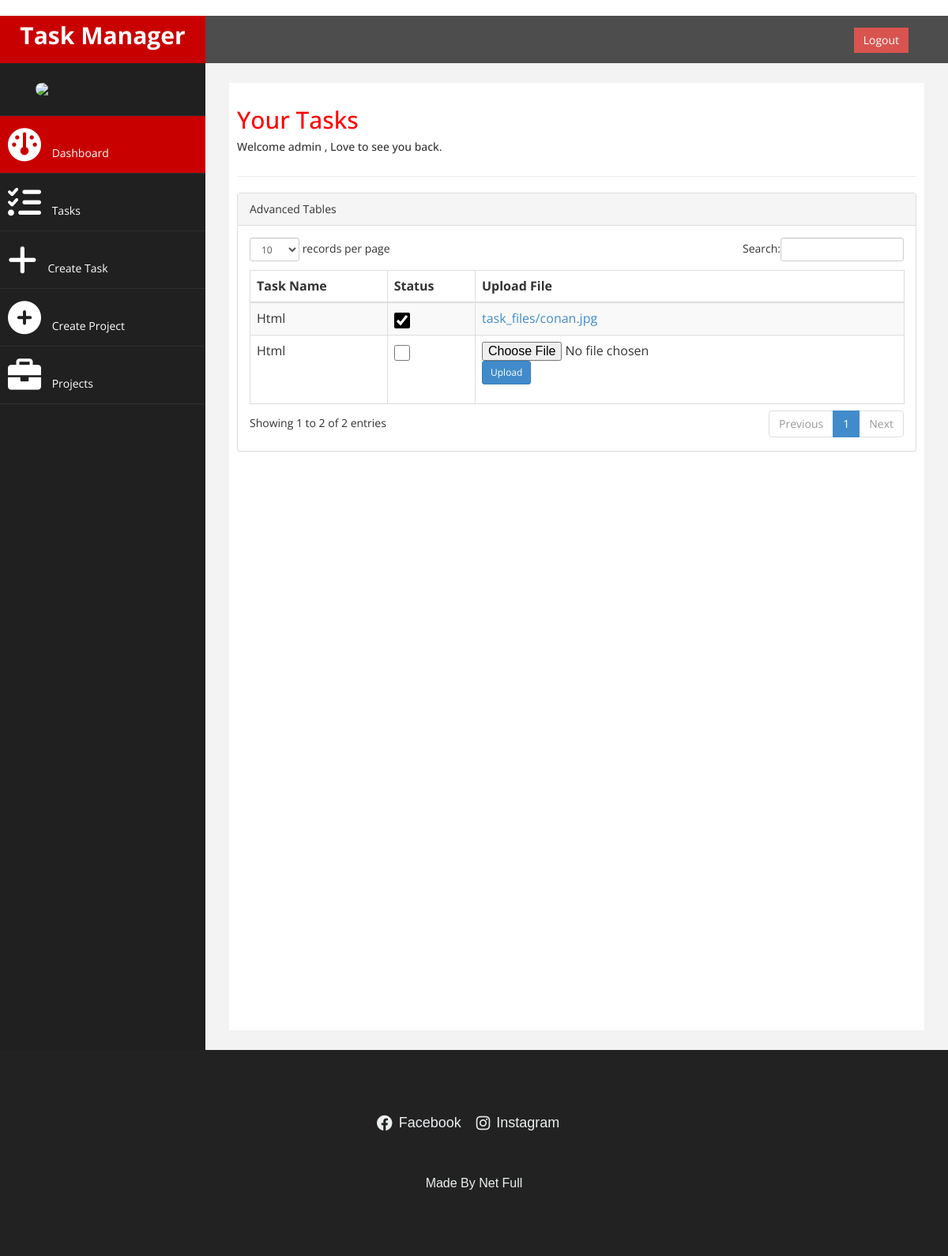
Page /tasks/ (signed in) on the earlier database version.
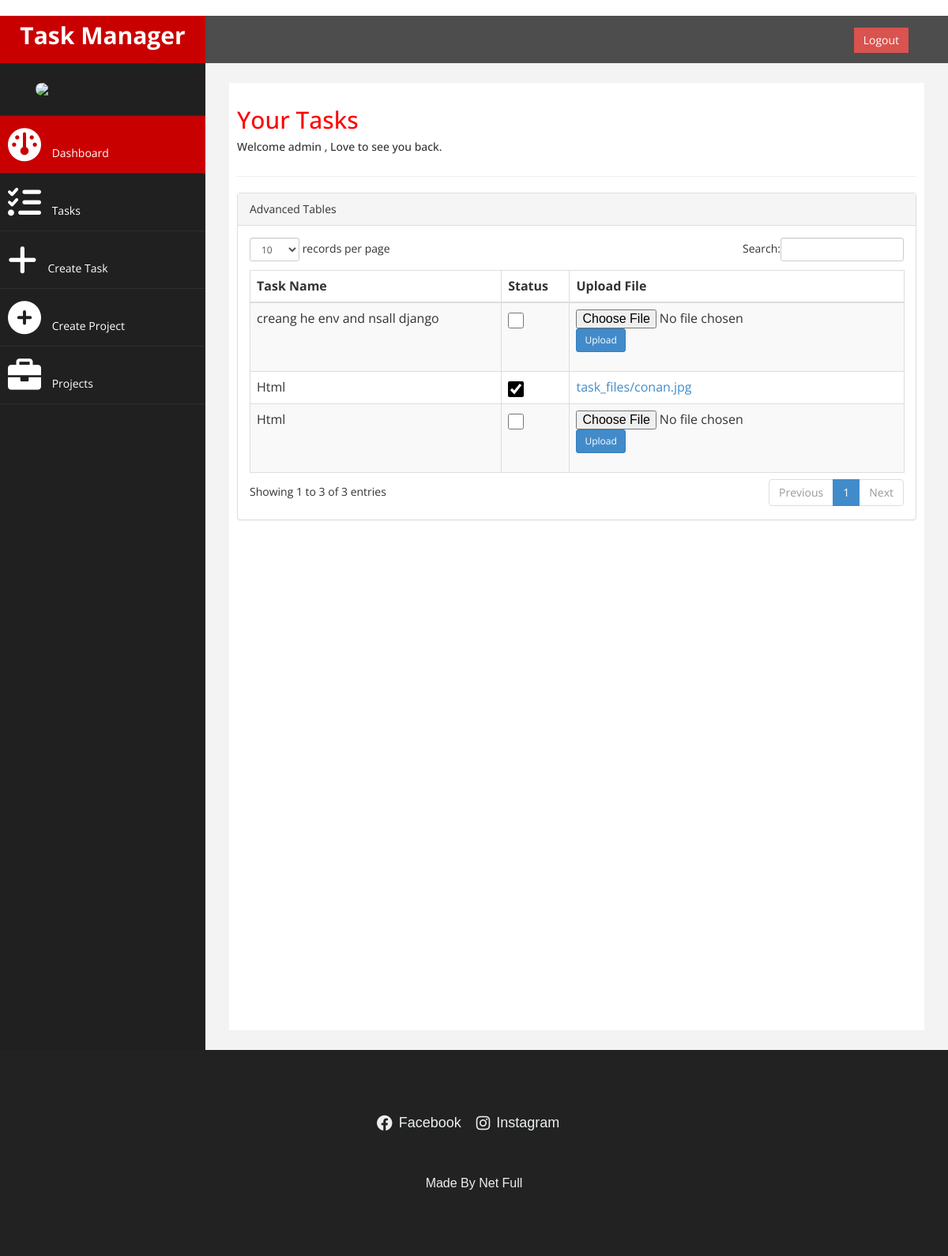
Same page on the later database version.
### welcome/models.py (models this page shows, shortened)
class ProUserTask(models.Model):
    user = models.ForeignKey(CustomUser, on_delete=models.CASCADE)  # Task creator
    task_name = models.CharField(max_length=255)
    project = models.ForeignKey(
        'Project', on_delete=models.CASCADE, null=True, blank=True, related_name='tasks'
    )  # Related name for reverse querying tasks by project
    assigned_to = models.ForeignKey(
        CustomUser, on_delete=models.SET_NULL, null=True, blank=True, related_name='assigned_tasks'
    )  # User to whom the task is assigned
    uploaded_file = models.FileField(upload_to='task_files/', null=True, blank=True)
    created_at = models.DateTimeField(auto_now_add=True)
    is_done = models.BooleanField(default=False)

### welcome/views.py (the view)
# urls.py: path('tasks/', views.user_tasks_view, name='user_tasks_view'),
def user_tasks_view(request):
    user = request.user
    context = {}
    if user.is_authenticated:
        if user.subscription_type == 'pro':
            pro_tasks = ProUserTask.objects.filter(user=user)
            context['tasks'] = pro_tasks
        else:
            user_tasks = LoggedUserTask.objects.filter(user=user)
            assigned_tasks = ProUserTask.objects.filter(assigned_to=user)
            context['tasks'] = list(user_tasks) + list(assigned_tasks)
        context['is_pro_user'] = user.subscription_type == 'pro'
    else:
        ip_address = get_client_ip(request)  # Fetch the IP address of the user
        unlogged_tasks = UnloggedUserTask.objects.filter(ip_address=ip_address)
        context['tasks'] = unlogged_tasks
        context['is_pro_user'] = False  # Not a logged-in user
    return render(request, 'tasks.html', context)

### welcome/templates/tasks.html (shortened to what the changed rows need)
﻿﻿<!DOCTYPE html>
<html xmlns="http://www.w3.org/1999/xhtml">
<head>
    <link href="../static/bootstrap.css" rel="stylesheet" />
    <link href="../static/font-awesome.css" rel="stylesheet" />
    <link rel="stylesheet" href="https://cdnjs.cloudflare.com/ajax/libs/font-awesome/6.0.0-beta3/css/all.min.css" />
    <link href="../static/custom.css" rel="stylesheet" />
    <link href="../static/js/dataTables/dataTables.bootstrap.css" rel="stylesheet" />
</head>
<body>
    <div id="wrapper">
        <div id="page-wrapper" >
            <div id="page-inner">
                <div class="row">
                    <div class="col-md-12">
                     <h2>Your Tasks</h2>
                    </div>
                </div>
            <div class="row">
                <div class="col-md-12">
                    <div class="panel panel-default">
                        <div class="panel-body">
                            <div class="table-responsive">
                                <table class="table table-striped table-bordered table-hover" id="dataTables-example">
                                    <thead>
                                        <tr>
                                            <th>Task Name</th>
                                            <th>Status</th>
                                            <th>Upload File</th>
                                        </tr>
                                    </thead>
                                    <tbody>
                                        {% for task in tasks %}
                                        <tr class="odd gradeX">
                                            <td>{{ task.task_name }}</td>
                                            <td>
                                                <input
                                                    type="checkbox"
                                                    data-task-id="{{ task.id }}"
                                                    onchange="handleTaskToggle(this)"
                                                    {% if task.is_done %}checked{% endif %}
                                                />
                                            </td>
                                            <td>
                                                {% if is_pro_user or task.assigned_to == user %}
                                                    {% if task.uploaded_file %}
                                                        <a href="{{ task.uploaded_file.url }}" target="_blank">{{ task.uploaded_file.name }}</a>
                                                    {% else %}
                                                        <form action="{% url 'upload_task_file' task.id %}" method="post" enctype="multipart/form-data">
                                                            <input type="file" name="uploaded_file" required />
                                                            <button type="submit" class="btn btn-sm btn-primary">Upload</button>
                                                        </form>
                                                    {% endif %}
                                                {% else %}
                                                    N/A
                                                {% endif %}
                                            </td>
                                        </tr>
                                        {% endfor %}
                                    </tbody>
                                </table>
                            </div>
                        </div>
                    </div>
                </div>
            </div>
                </div>
            </div>
        </div>
</body>
</html>

Differences in the rows shown:
added ProUserTask: task_name "creang he env and nsall django"
Other differences:
text written by a page script: "records per page Search: Showing 1 to 2 of 2 entries Previous 1 Next" → "records per page Search: Showing 1 to 3 of 3 entries Previous 1 Next"
